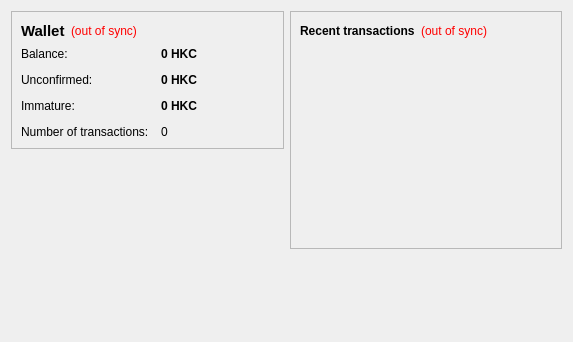
<?xml version="1.0" encoding="UTF-8"?>
<ui version="4.0">
 <class>OverviewPage</class>
 <widget class="QWidget" name="OverviewPage">
  <property name="geometry">
   <rect>
    <x>0</x>
    <y>0</y>
    <width>573</width>
    <height>342</height>
   </rect>
  </property>
  <property name="windowTitle">
   <string>Form</string>
  </property>
  <layout class="QHBoxLayout" name="horizontalLayout" stretch="1,1">
   <item>
    <layout class="QVBoxLayout" name="verticalLayout_2">
     <item>
      <widget class="QFrame" name="frame">
       <property name="frameShape">
        <enum>QFrame::StyledPanel</enum>
       </property>
       <property name="frameShadow">
        <enum>QFrame::Raised</enum>
       </property>
       <layout class="QVBoxLayout" name="verticalLayout_4">
        <item>
         <layout class="QHBoxLayout" name="horizontalLayout_4">
          <item>
           <widget class="QLabel" name="label_5">
            <property name="font">
             <font>
              <pointsize>11</pointsize>
              <weight>75</weight>
              <bold>true</bold>
             </font>
            </property>
            <property name="text">
             <string>Wallet</string>
            </property>
           </widget>
          </item>
          <item>
           <widget class="QLabel" name="labelWalletStatus">
            <property name="toolTip">
             <string>The displayed information may be out of date. Your wallet automatically synchronizes with the HayekCoin network after a connection is established, but this process has not completed yet.</string>
            </property>
            <property name="styleSheet">
             <string notr="true">QLabel { color: red; }</string>
            </property>
            <property name="text">
             <string notr="true">(out of sync)</string>
            </property>
            <property name="alignment">
             <set>Qt::AlignLeading|Qt::AlignLeft|Qt::AlignVCenter</set>
            </property>
           </widget>
          </item>
          <item>
           <spacer name="horizontalSpacer_2">
            <property name="orientation">
             <enum>Qt::Horizontal</enum>
            </property>
            <property name="sizeHint" stdset="0">
             <size>
              <width>40</width>
              <height>20</height>
             </size>
            </property>
           </spacer>
          </item>
         </layout>
        </item>
        <item>
         <layout class="QFormLayout" name="formLayout_2">
          <property name="fieldGrowthPolicy">
           <enum>QFormLayout::AllNonFixedFieldsGrow</enum>
          </property>
          <property name="horizontalSpacing">
           <number>12</number>
          </property>
          <property name="verticalSpacing">
           <number>12</number>
          </property>
          <item row="0" column="0">
           <widget class="QLabel" name="label">
            <property name="text">
             <string>Balance:</string>
            </property>
           </widget>
          </item>
          <item row="0" column="1">
           <widget class="QLabel" name="labelBalance">
            <property name="font">
             <font>
              <weight>75</weight>
              <bold>true</bold>
             </font>
            </property>
            <property name="cursor">
             <cursorShape>IBeamCursor</cursorShape>
            </property>
            <property name="toolTip">
             <string>Your current balance</string>
            </property>
            <property name="text">
             <string notr="true">0 HKC</string>
            </property>
            <property name="textInteractionFlags">
             <set>Qt::LinksAccessibleByMouse|Qt::TextSelectableByKeyboard|Qt::TextSelectableByMouse</set>
            </property>
           </widget>
          </item>
          <item row="1" column="0">
           <widget class="QLabel" name="label_3">
            <property name="text">
             <string>Unconfirmed:</string>
            </property>
           </widget>
          </item>
          <item row="1" column="1">
           <widget class="QLabel" name="labelUnconfirmed">
            <property name="font">
             <font>
              <weight>75</weight>
              <bold>true</bold>
             </font>
            </property>
            <property name="cursor">
             <cursorShape>IBeamCursor</cursorShape>
            </property>
            <property name="toolTip">
             <string>Total of transactions that have yet to be confirmed, and do not yet count toward the current balance</string>
            </property>
            <property name="text">
             <string notr="true">0 HKC</string>
            </property>
            <property name="textInteractionFlags">
             <set>Qt::LinksAccessibleByMouse|Qt::TextSelectableByKeyboard|Qt::TextSelectableByMouse</set>
            </property>
           </widget>
          </item>
          <item row="3" column="0">
           <widget class="QLabel" name="label_2">
            <property name="text">
             <string>Number of transactions:</string>
            </property>
           </widget>
          </item>
          <item row="3" column="1">
           <widget class="QLabel" name="labelNumTransactions">
            <property name="toolTip">
             <string>Total number of transactions in wallet</string>
            </property>
            <property name="text">
             <string notr="true">0</string>
            </property>
           </widget>
          </item>
          <item row="2" column="0">
           <widget class="QLabel" name="labelImmatureText">
            <property name="text">
             <string>Immature:</string>
            </property>
           </widget>
          </item>
          <item row="2" column="1">
           <widget class="QLabel" name="labelImmature">
            <property name="font">
             <font>
              <weight>75</weight>
              <bold>true</bold>
             </font>
            </property>
            <property name="toolTip">
             <string>Mined balance that has not yet matured</string>
            </property>
            <property name="text">
             <string notr="true">0 HKC</string>
            </property>
            <property name="textInteractionFlags">
             <set>Qt::LinksAccessibleByMouse|Qt::TextSelectableByKeyboard|Qt::TextSelectableByMouse</set>
            </property>
           </widget>
          </item>
         </layout>
        </item>
       </layout>
      </widget>
     </item>
     <item>
      <spacer name="verticalSpacer">
       <property name="orientation">
        <enum>Qt::Vertical</enum>
       </property>
       <property name="sizeHint" stdset="0">
        <size>
         <width>20</width>
         <height>40</height>
        </size>
       </property>
      </spacer>
     </item>
    </layout>
   </item>
   <item>
    <layout class="QVBoxLayout" name="verticalLayout_3">
     <item>
      <widget class="QFrame" name="frame_2">
       <property name="frameShape">
        <enum>QFrame::StyledPanel</enum>
       </property>
       <property name="frameShadow">
        <enum>QFrame::Raised</enum>
       </property>
       <layout class="QVBoxLayout" name="verticalLayout">
        <item>
         <layout class="QHBoxLayout" name="horizontalLayout_2">
          <item>
           <widget class="QLabel" name="label_4">
            <property name="text">
             <string>&lt;b&gt;Recent transactions&lt;/b&gt;</string>
            </property>
           </widget>
          </item>
          <item>
           <widget class="QLabel" name="labelTransactionsStatus">
            <property name="toolTip">
             <string>The displayed information may be out of date. Your wallet automatically synchronizes with the HayekCoin network after a connection is established, but this process has not completed yet.</string>
            </property>
            <property name="styleSheet">
             <string notr="true">QLabel { color: red; }</string>
            </property>
            <property name="text">
             <string notr="true">(out of sync)</string>
            </property>
            <property name="alignment">
             <set>Qt::AlignRight|Qt::AlignTrailing|Qt::AlignVCenter</set>
            </property>
           </widget>
          </item>
          <item>
           <spacer name="horizontalSpacer">
            <property name="orientation">
             <enum>Qt::Horizontal</enum>
            </property>
            <property name="sizeHint" stdset="0">
             <size>
              <width>40</width>
              <height>20</height>
             </size>
            </property>
           </spacer>
          </item>
         </layout>
        </item>
        <item>
         <widget class="QListView" name="listTransactions">
          <property name="styleSheet">
           <string notr="true">QListView { background: transparent; }</string>
          </property>
          <property name="frameShape">
           <enum>QFrame::NoFrame</enum>
          </property>
          <property name="verticalScrollBarPolicy">
           <enum>Qt::ScrollBarAlwaysOff</enum>
          </property>
          <property name="horizontalScrollBarPolicy">
           <enum>Qt::ScrollBarAlwaysOff</enum>
          </property>
          <property name="selectionMode">
           <enum>QAbstractItemView::NoSelection</enum>
          </property>
         </widget>
        </item>
       </layout>
      </widget>
     </item>
     <item>
      <spacer name="verticalSpacer_2">
       <property name="orientation">
        <enum>Qt::Vertical</enum>
       </property>
       <property name="sizeHint" stdset="0">
        <size>
         <width>20</width>
         <height>40</height>
        </size>
       </property>
      </spacer>
     </item>
    </layout>
   </item>
  </layout>
 </widget>
 <resources/>
 <connections/>
</ui>
